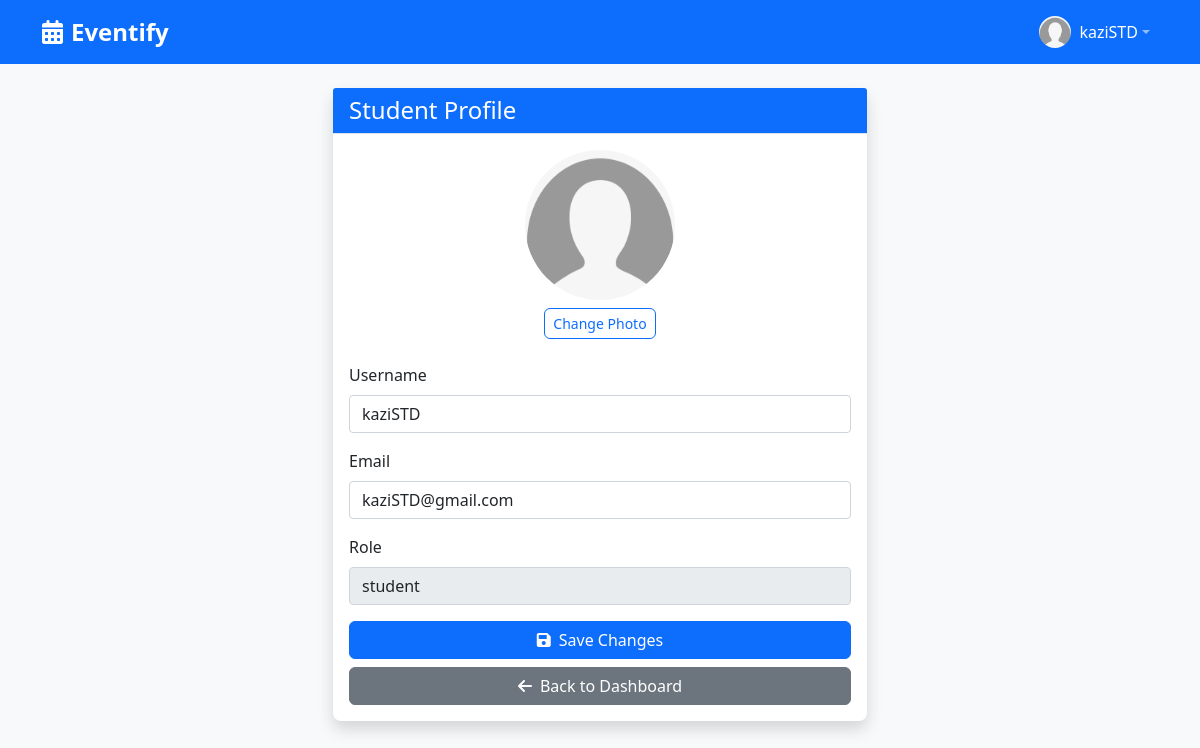
The app's page /student/profile (signed in) with its own data.
### models/user.py (models this page shows, shortened)
class User(UserMixin, db.Model):
    __tablename__ = 'users'
    id = db.Column(db.Integer, primary_key=True)
    username = db.Column(db.String(80), unique=True, nullable=False)
    email = db.Column(db.String(120), unique=True, nullable=False)
    password_hash = db.Column(db.String(128), nullable=False)
    role = db.Column(db.String(20), nullable=False, default='student')  # 'student' or 'admin'
    created_at = db.Column(db.DateTime, default=datetime.utcnow)
    registered_events = db.relationship('Event', secondary='event_registrations', back_populates='registered_users')
    created_events = db.relationship('Event', foreign_keys='Event.creator_id', back_populates='creator')
    def is_student(self):
        return self.role == 'student'

### views/student.py (the view, shortened to what this page needs)
@student_bp.route('/profile', methods=['GET', 'POST'])
@login_required
def profile():
    return render_template('student/profile.html', user=current_user)

### app.py (called while the page is built)
def create_app():
    app = Flask(__name__)
    app.config.from_object(Config)
    db.init_app(app)
    login_manager = LoginManager()
    login_manager.init_app(app)
    login_manager.login_view = 'auth.login'
    login_manager.login_message = 'Please log in to access this page.'
    @login_manager.user_loader
    def load_user(user_id):
        return User.query.get(int(user_id))
    app.register_blueprint(auth_bp)
    app.register_blueprint(student_bp)
    app.register_blueprint(admin_bp)
    with app.app_context():
        db.create_all()
    @app.route('/')
    def index():
        if current_user.is_authenticated:
            if current_user.is_student():
                return redirect(url_for('student.dashboard'))
            else:
                return redirect(url_for('admin.dashboard'))
        return redirect(url_for('auth.login'))
    return app

### views/student.py (called while the page is built)
@student_bp.before_request
@login_required
def require_student():
    if not current_user.is_student():
        flash('Access denied. Students only.', 'error')
        return redirect(url_for('admin.dashboard'))

### templates/student/profile.html (shortened to what this page needs)
{% extends "base.html" %}
{% block content %}
<div class="container mt-4">
    <div class="row justify-content-center">
        <div class="col-md-6">
            <div class="card shadow">
                <div class="card-header bg-primary text-white">
                    <h4 class="mb-0">Student Profile</h4>
                </div>
                <div class="card-body">
                    <form method="POST" enctype="multipart/form-data">
                        <div class="text-center mb-4">
                            <img src="{{ user.profile_image_url or url_for('static', filename='img/default_profile.png') }}"
                                 alt="Profile" class="rounded-circle" width="150" height="150">
                            <div class="mt-2">
                                <label for="profile_image" class="btn btn-sm btn-outline-primary">
                                    Change Photo
                                </label>
                            </div>
                        </div>
                        <div class="mb-3">
                            <label for="username" class="form-label">Username</label>
                            <input type="text" class="form-control" id="username" name="username"
                                   value="{{ user.username }}" required>
                        </div>
                        <div class="mb-3">
                            <label for="email" class="form-label">Email</label>
                            <input type="email" class="form-control" id="email" name="email"
                                   value="{{ user.email }}" required>
                        </div>
                        <div class="mb-3">
                            <label class="form-label">Role</label>
                            <input type="text" class="form-control" value="{{ user.role }}" readonly>
                        </div>
                        <div class="d-grid gap-2">
                            <button type="submit" class="btn btn-primary">
                                <i class="fas fa-save me-2"></i>Save Changes
                            </button>
                            <a href="{{ url_for('student.dashboard') }}" class="btn btn-secondary">
                                <i class="fas fa-arrow-left me-2"></i>Back to Dashboard
                            </a>
                        </div>
                    </form>
                </div>
            </div>
        </div>
    </div>
</div>
{% endblock %}

### templates/base.html (shortened to what this page needs)
<!DOCTYPE html>
<html lang="en">
<head>
    <link href="https://cdn.jsdelivr.net/npm/bootstrap@5.1.3/dist/css/bootstrap.min.css" rel="stylesheet">
    <link href="https://cdnjs.cloudflare.com/ajax/libs/font-awesome/6.0.0/css/all.min.css" rel="stylesheet">
    <link href="{{ url_for('static', filename='css/base.css') }}" rel="stylesheet">
</head>
<body>
    <nav class="navbar navbar-expand-lg navbar-dark bg-primary">
        <div class="container">
            <a class="navbar-brand" href="{{ url_for('index') }}">
                <i class="fas fa-calendar-alt me-2"></i>Eventify
            </a>
            {% if current_user.is_authenticated %}
            <ul class="navbar-nav ms-auto">
                <li class="nav-item dropdown">
                    <a class="nav-link dropdown-toggle d-flex align-items-center" href="#" id="userDropdown" role="button" data-bs-toggle="dropdown" aria-expanded="false">
                        <div class="d-flex align-items-center">
                            <img src="{{ current_user.profile_image_url or url_for('static', filename='img/default_profile.png') }}"
                                alt="Profile" class="rounded-circle me-2" width="32" height="32">
                            <span class="text-white">{{ current_user.username }}</span>
                        </div>
                    </a>
                </li>
            </ul>
            {% endif %}
        </div>
    </nav>
    <main class="container mt-4">
        {% block content %}{% endblock %}
    </main>
</body>
</html>

### static/css/base.css (style rules this page uses)
body { background-color: #f8f9fa; font-family: 'Segoe UI', Tahoma, Geneva, Verdana, sans-serif; }
.navbar-brand { font-weight: bold; font-size: 1.5rem; }
.card { border: none; box-shadow: 0 0.125rem 0.25rem rgba(0, 0, 0, 0.075); border-radius: 0.5rem; }
.card-header { background-color: #fff; border-bottom: 1px solid #dee2e6; font-weight: 600; }
.btn { border-radius: 0.375rem; font-weight: 500; }

### records on screen
User: username "kaziSTD", email "kaziSTD@gmail.com", role "student"
